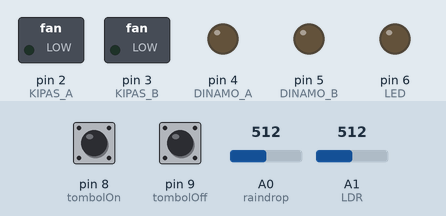
This sketch was run on a simulated Arduino Uno, built with avr-gcc and run on an emulated ATmega328P. Parts: switched loads named in the sketch (green lamp = pin HIGH), output pins drawn as LEDs (lit = HIGH). Dashed ring = blinking. The inputs (shaded band) are chosen by the test bench; at power-on: pin 8 (tombolOn) HIGH, A1 (LDR) = 512, A0 (raindrop) = 512, pin 9 (tombolOff) HIGH. What the sketch prints to the serial monitor is not drawn.

Above: at 1.2 s.
1.3 s: pin 8 (tombolOn) pulled LOW for 0.15 s
At 3.1 s:
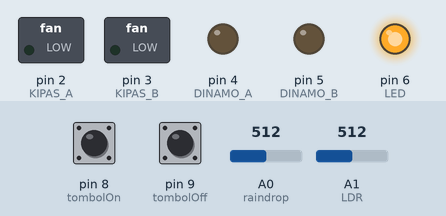
3.5 s: A1 (LDR) set to 1010
At 4.1 s:
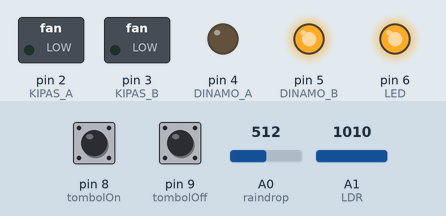
5.6 s: A0 (raindrop) set to 411
7.2 s: A0 (raindrop) set to 383
At 8.7 s:
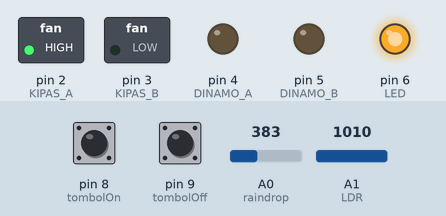
9.6 s: pin 8 (tombolOn) pulled LOW for 3.2 s
At 13.7 s:
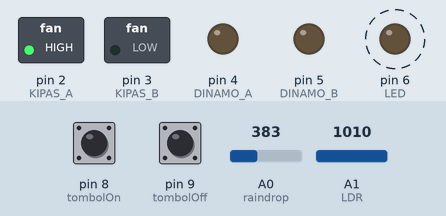
15.8 s: pin 8 (tombolOn) pulled LOW for 1 s
At 16.2 s:
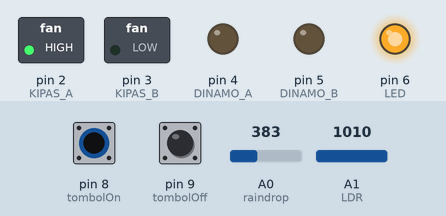
Timing chart, 0 to 18.8 s (numbered marks = the images above; inputs shaded):
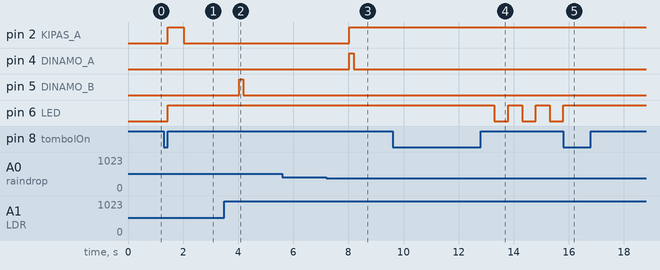

The sketch:

Smart_Automatic_Clothesline.ino
```cpp
#define KIPAS_A 2
#define KIPAS_B 3
#define DINAMO_A 4
#define DINAMO_B 5
#define LED 6
#define tombolOn 8
#define tombolOff 9
#define potentio A2
#define LDR A1
#define raindrop A0

int state = 0;
int LDR_threshold = 1000;
int state_keluar = HIGH;

int raindrop_val = 0;
int LDR_val = 0;

int waktuSensor_sebelum = 0;

int kondisi = 0;
int kondisi_sebelum = 0;

int posisi = 0;

byte speed = 15;

void cekKondisi();
void mesinMati();
void menuSetting();

void setup() {
  pinMode(DINAMO_A, OUTPUT);
  pinMode(DINAMO_B, OUTPUT);
  pinMode(KIPAS_A, OUTPUT);
  pinMode(KIPAS_B, OUTPUT);
  pinMode(LED, OUTPUT);
  pinMode(tombolOn, INPUT_PULLUP);
  pinMode(tombolOff, INPUT_PULLUP);
  pinMode(LDR, INPUT);
  pinMode(raindrop, INPUT);
  pinMode(potentio, INPUT);

  Serial.begin(9600);
}

void loop() {
  int tombolOn_state = digitalRead(tombolOn);
  int tombolOff_state = digitalRead(tombolOff);

  if (tombolOff_state == LOW) {
    mesinMati();
    state = 0;
  }

  if (tombolOn_state == LOW) {
    int waktuTekan_tombol = millis();

    while (tombolOn_state == LOW) {  //menunggu tombol dilepas
      tombolOn_state = digitalRead(tombolOn);
    }

    int waktuLepas_tombol = millis();

    if (waktuLepas_tombol - waktuTekan_tombol >= 3000) {  //tombol ditekan lebih dari 3 detik
      menuSetting();
    } else {  //tombol ditekan kurang dari 3 detik
      state = 1;
    }
  }

  if (state == 1) {
    cekKondisi();
  }
}


void cekKondisi() {
  //MESIN MENYALA
  digitalWrite(LED, HIGH);

  int waktuSensor = millis();

  if ((waktuSensor - waktuSensor_sebelum) > 2000) {
    waktuSensor_sebelum = waktuSensor;
    raindrop_val = analogRead(raindrop);  //BACA SENSOR RAINDROP
    LDR_val = analogRead(LDR);            //BACA SENSOR LDR
    Serial.println(LDR_val);
    Serial.println(raindrop_val);
  }

  if (LDR_val > LDR_threshold && raindrop_val > 400) kondisi = 1;       //KONDISI TERANG KERING
  else if (LDR_val < LDR_threshold && raindrop_val < 400) kondisi = 2;  //KONDISI GELAP BASAH
  else if (LDR_val > LDR_threshold && raindrop_val < 400) kondisi = 3;  //KONDISI TERANG BASAH
  else if (LDR_val < LDR_threshold && raindrop_val > 400) kondisi = 4;  //KONDISI GELAP KERING

  if (kondisi_sebelum != kondisi) {
    kondisi_sebelum = kondisi;

    switch (kondisi) {
      case 1:
        Serial.println("terang kering");

        if (posisi == 0) {
          digitalWrite(DINAMO_A, 0);
          digitalWrite(DINAMO_B, speed);
          posisi = 1;
        }
        digitalWrite(KIPAS_A, LOW);
        digitalWrite(KIPAS_B, LOW);

        delay(150);
        //BERHENTI
        digitalWrite(DINAMO_A, 0);
        digitalWrite(DINAMO_B, 0);
        break;

      case 2:
        Serial.println("gelap basah");

        if (posisi == 1) {
          digitalWrite(DINAMO_A, speed);
          digitalWrite(DINAMO_B, 0);
          posisi = 0;
        }
        digitalWrite(KIPAS_A, HIGH);
        digitalWrite(KIPAS_B, LOW);

        delay(150);
        //BERHENTI
        digitalWrite(DINAMO_A, 0);
        digitalWrite(DINAMO_B, 0);
        break;

      case 3:
        Serial.println("terang basah");

        if (posisi == 1) {
          digitalWrite(DINAMO_A, speed);
          digitalWrite(DINAMO_B, 0);
          posisi = 0;
        }
        digitalWrite(KIPAS_A, HIGH);
        digitalWrite(KIPAS_B, LOW);

        delay(150);
        //BERHENTI
        digitalWrite(DINAMO_A, 0);
        digitalWrite(DINAMO_B, 0);
        break;

      case 4:
        Serial.println("gelap kering");

        if (posisi == 1) {
          digitalWrite(DINAMO_A, speed);
          digitalWrite(DINAMO_B, 0);
          posisi = 0;
        }
        digitalWrite(KIPAS_A, LOW);
        digitalWrite(KIPAS_B, LOW);

        delay(150);
        //BERHENTI
        digitalWrite(DINAMO_A, 0);
        digitalWrite(DINAMO_B, 0);
        break;
    }
  }
  Serial.println(posisi);
}

void mesinMati() {
  //MESIN MATI
  digitalWrite(LED, LOW);
  kondisi_sebelum = 0;

  if (posisi == 1) {
    digitalWrite(DINAMO_A, speed);
    digitalWrite(DINAMO_B, 0);
    posisi = 0;
  }
  digitalWrite(KIPAS_A, LOW);
  digitalWrite(KIPAS_B, LOW);

  delay(150);
  //BERHENTI
  digitalWrite(DINAMO_A, 0);
  digitalWrite(DINAMO_B, 0);
}

void menuSetting() {
  //SET THRESHOLD LDR
  for (int i = 1; i <= 3; i++) {
    digitalWrite(LED, HIGH);
    delay(500);
    digitalWrite(LED, LOW);
    delay(500);
  }

  do {
    int potentio_val = analogRead(potentio);
    Serial.println(potentio_val);
    LDR_threshold = map(potentio_val, 0, 1023, 0, 1023);
    int tombolOn_state = digitalRead(tombolOn);
    state_keluar = tombolOn_state;
    Serial.println(state_keluar);
  } while (state_keluar == HIGH);
}
```

Measured:
- the behaviour switches between 400 and 399 on A0 (raindrop) (found by bisection; images 2 and 3)
- after the input at 1.3 s, pin 2 (KIPAS_A): LOW → HIGH after 0.15 s, → LOW 0.58 s later; pin 6 (LED): LOW → HIGH after 0.15 s
- after the input at 3.5 s, pin 5 (DINAMO_B): LOW → HIGH after 0.53 s, → LOW 0.15 s later
- after the input at 7.2 s, pin 2 (KIPAS_A): LOW → HIGH after 0.84 s; pin 4 (DINAMO_A): LOW → HIGH after 0.84 s, → LOW 0.15 s later
- after the input at 9.6 s, pin 6 (LED): alternates HIGH for 0.50 s and LOW for 0.50 s, starting after 3.7 s
- after the input at 15.8 s, pin 6 (LED): LOW → HIGH at once
